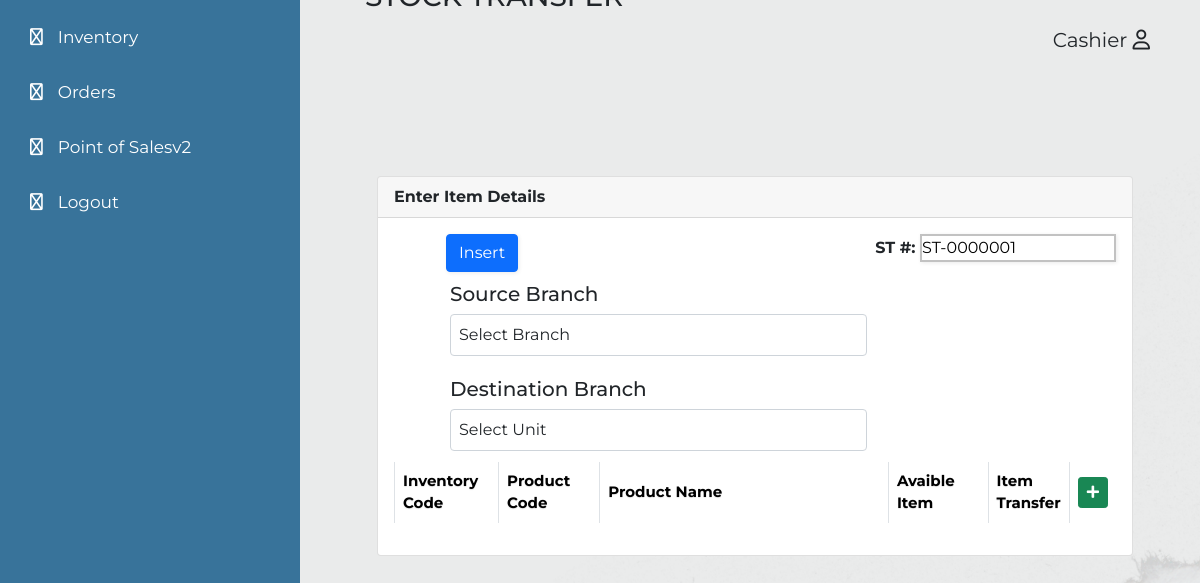
The app's page /Admin/stocktransfer.php, older data.
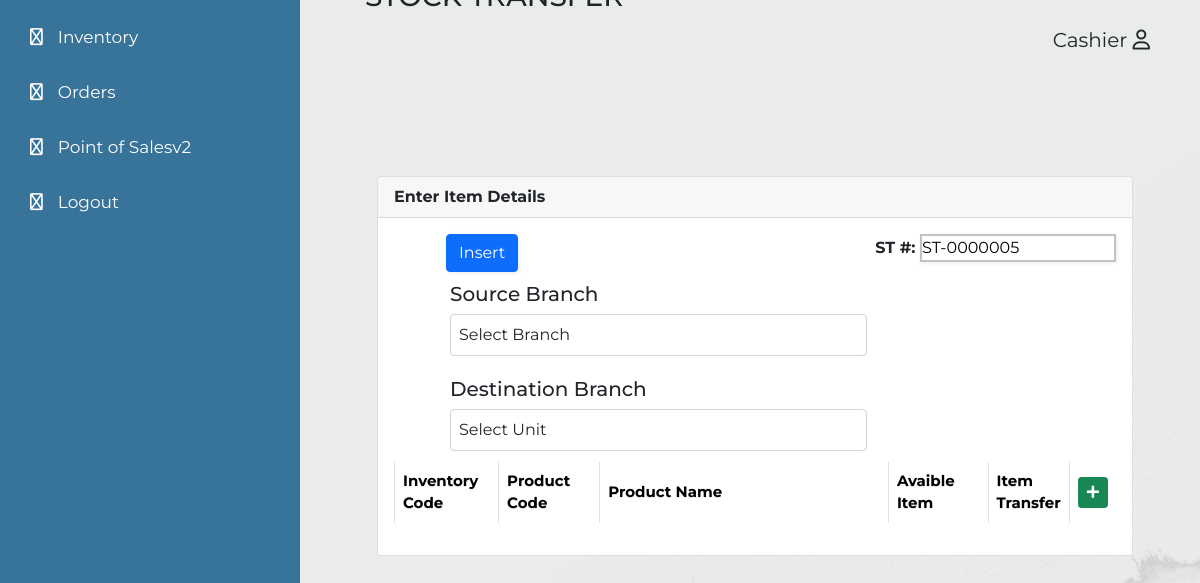
The same page, newer data.
### tables this page shows
CREATE TABLE `tblstocktransfer` (
  `id` varchar(20) NOT NULL,
  `source` varchar(20) NOT NULL,
  `destination` varchar(20) NOT NULL,
  `auditid` varchar(20) NOT NULL
);

### actions/adddata.php (called while the page is built, shortened)
<?php
	function createId(string $tblName) {
		switch ($tblName) {
			case 'tblstocktransfer':
				$index = "ST-";
				break;
		}
		$db = new DbConnect;
		$conn = $db->connect();
		$stmt = $conn->prepare("SELECT * FROM ".$tblName." ORDER BY id DESC LIMIT 1");
		$stmt->execute();
		$items = $stmt->fetchAll(PDO::FETCH_ASSOC);
		foreach ($items as $item) {
			 $lastid = $item['id'];
		}
		if (empty($items)) {
			$number = $index . "0000001";
		} else {
			$idd = str_replace($index,"",$lastid);
			$id = str_pad($idd + 1, 7, 0, STR_PAD_LEFT);
			$number = $index . $id;
		}
		return $number;
	}
 ?>

### Admin/stocktransfer.php (the view, shortened to what this page needs)
<?php
include '../actions/adddata.php';
include '../actions/database_connection.php';
function fill_unit_select_box_branch($connect)
{
	$output = '';
	$query = "SELECT id AS branchid, name AS branchname from tblbranch";
	$result = $connect->query($query);
	foreach($result as $row)
	{
		$output .= '<option value="'.$row["branchid"].'">'.$row["branchname"] . '</option>';
	}
	return $output;
}
?>
<!DOCTYPE html>
<html>
	<head>
		<link rel="stylesheet" href="../admin/assets/style.css">
		<link rel="stylesheet" href="https://pro.fontawesome.com/releases/v6.0.0-beta3/css/all.css" type="text/css">
		<link href="https://cdn.jsdelivr.net/npm/bootstrap@5.0.2/dist/css/bootstrap.min.css" rel="stylesheet">
		<link rel="stylesheet" href="https://cdn.jsdelivr.net/npm/bootstrap-select@1.14.0-beta2/dist/css/bootstrap-select.min.css">
		<link rel="stylesheet" href="https://pro.fontawesome.com/releases/v5.10.0/css/all.css"/>
	</head>
	<body>
    <div class="side-bar">
      <div class="menu">
        <div class="item"><a href="inventory_index.php"><i class="fa-regular fa-warehouse"></i>Inventory</a></div>
        <div class="item"><a href="orders_index.php"><i class="fa-regular fa-cart-shopping"></i>Orders</a></div>
        <div class="item"><a href="posv2_index.php"><i class="fa-regular fa-calculator"></i>Point of Salesv2</a></div>
        <div class="item"><a href="../admin/login.php"><i class="fa-regular fa-arrow-right-from-bracket"></i>Logout</a></div>
    <br/>
        </div>
    </div>
		<div class="usericon">Cashier <i class="fa-regular fa-user"></i></div>
    <div class="main">
    <h3>STOCK TRANSFER</h3><br>
		<div class="container">
			<br />
			<div class="card">
				<div class="card-header">Enter Item Details</div>
				<div class="card-body">
					<form method="post" id="insert_form">
						<div class="table-repsonsive">
							<table class="table table-bordered" id="item_table">
							<div class="float-end">
								<label for="po_number">ST #:</label>
								<input type="text" name="stocktransfer_number" class="input-field" value="<?php echo createId('tblstocktransfer');  ?>" readonly>
							</div>
							<div class="row">
								<div class="col-sm-7">
									<input type="submit" name="submit" id="submit_button" class="btn btn-primary" value="Insert" />
								</div>
							<div class="container m-1">
								<h5>Source Branch</h5>
								<select name="source_branch" class="p-2 col col-sm-2 form-control selectpicker source_branch" id="source_branch"><option value="">Select Branch</option><?php echo fill_unit_select_box_branch($connect); ?></select>
							</div>
							<div class="container m-1">
								<h5>Destination Branch</h5>
								<select name="destination_branch" class="p-2 col col-sm-2 form-control selectpicker destination_branch" id="destination_branch"><option value="">Select Unit</option></select>
							</div>
								<tr>
									<th width="15%">Inventory Code</th>
									<th width="15%">Product Code</th>
									<th width="50%">Product Name</th>
									<th width="15%">Avaible Item</th>
									<th width="15%">Item Transfer</th>
									<th><button type="button" name="add" class="btn btn-success btn-sm add"><i class="fas fa-plus"></i></button></th>
								</tr>
							</div>
							</table>
							</div>
						</div>
				</div>
			</div>
		</div>
	</body>
</html>

### Admin/assets/style.css (style rules this page uses)
* { margin: 0; padding: 0; box-sizing: border-box; font-family: "Montserrat", sans-serif; }
body { overflow-x: hidden; min-height: 100vh; background: url(images/bg.png)no-repeat; background-size: cover; background-position: center; }
input { border: 2px solid #C2C2C2; box-shadow: 1px 1px 4px #EBEBEB; }
.usericon { text-align: right; font-size: 20px; margin: 25px 50px; }
.row { padding-left: 40px; }
.side-bar { background: #38739a; width: 300px; height: 100%; position: fixed; top: 0; left: 0; transition: 0.6s ease; transition-property: left; overflow-y: auto; }
.side-bar .menu { width: 100%; margin-top: 10px; }
.side-bar .menu .item { position: relative; cursor: pointer; }
.side-bar .menu .item a { color: #ffffff; font-size: 17px; text-decoration: none; display: block; padding: 5px 30px; line-height: 45px; }
.side-bar .menu .item i { margin-right: 15px; }
@media (min-width: 1200px) { .main { overflow-x:auto; margin-left: 360px; margin-right: 50px; margin-top: -105px; padding: 5px; } }
@media (min-width: 1200px) { th { color: #000000; border-bottom:4px solid #000000; border-right: 1px solid #000000; font-size: 15px; padding:15px; text-align:left; text-shadow: 0 1px 1px rgba(0, 0, 0, 0.1); vertical-align:middle; } }
@media (min-width: 1200px) { th:first-child { border-top-left-radius:3px; } }
@media (min-width: 1200px) { th:last-child { border-top-right-radius:3px; border-right:none; } }
@media (min-width: 1200px) { tr { border-top: 1px solid #000000; border-bottom-: 1px solid #000000; color:#000000; font-size:36px; font-weight:normal; text-shadow: 0 1px 1px rgba(256, 256, 256, 0.1); } }
@media (min-width: 1200px) { tr:first-child { border-top:none; } }
@media (min-width: 1200px) { tr:last-child { border-bottom:none; } }

Row changes from the older to the newer data that the page shows:
added tblstocktransfer: stocktransfer_number "ST-0000005"
Text that changed along with them:
form field stocktransfer_number: "ST-0000001" → (not shown)
